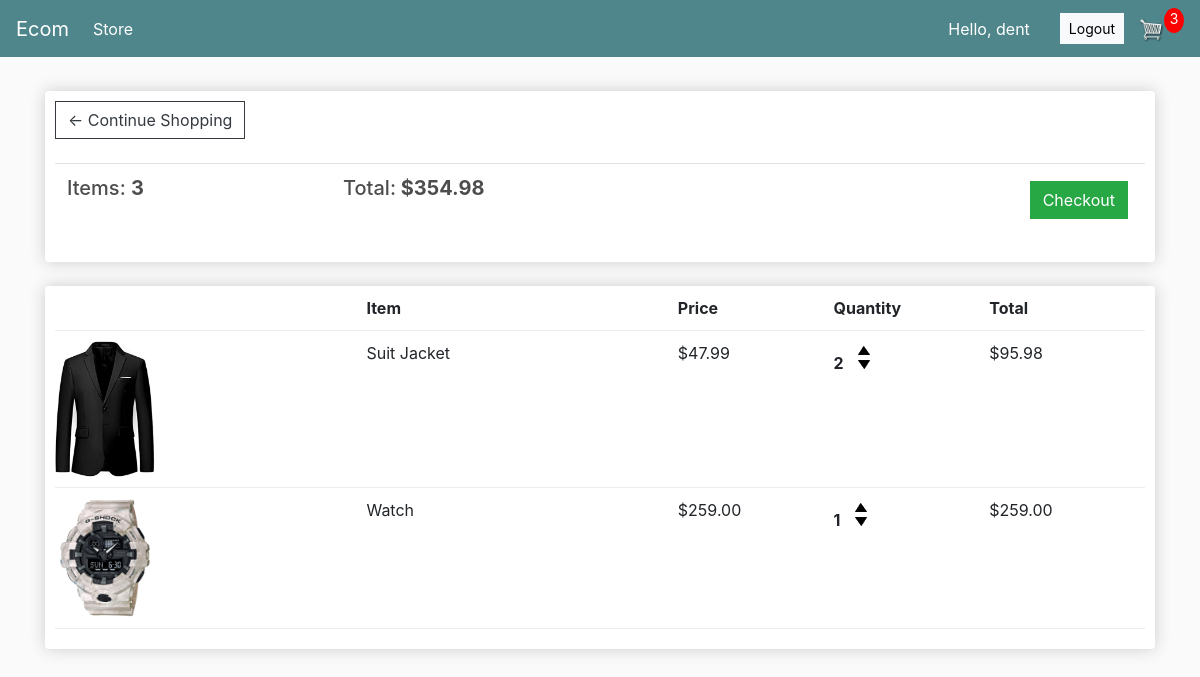
/cart/ (signed in), run on an earlier commit of the app's database.
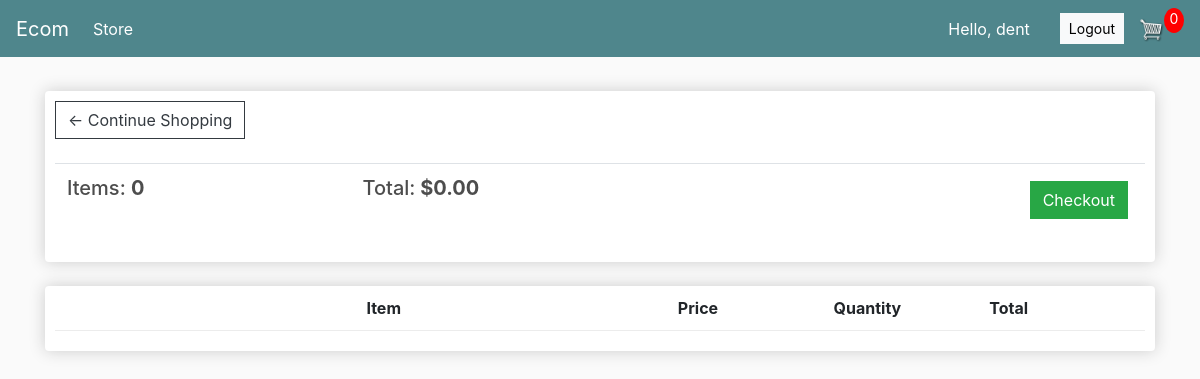
And on a later commit of the database.
### store/models.py (models this page shows, shortened)
class Order(models.Model):
    customer = models.ForeignKey(
        Customer, on_delete=models.SET_NULL, null=True, blank=True)
    date_ordered = models.DateTimeField(auto_now_add=True)
    complete = models.BooleanField(default=False, null=True, blank=False)
    transaction_id = models.CharField(max_length=100, null=True)
    def __str__(self):
        return str(self.id)
    @property
    def get_cart_total(self):
        orderitems = self.orderitem_set.all()
        total = sum([item.get_total for item in orderitems])
        return total
    @property
    def get_cart_items(self):
        orderitems = self.orderitem_set.all()
        total = sum([item.quantity for item in orderitems])
        return total

class OrderItem(models.Model):
    product = models.ForeignKey(Product, on_delete=models.SET_NULL, null=True)
    order = models.ForeignKey(Order, on_delete=models.SET_NULL, null=True)
    quantity = models.IntegerField(default=0, null=True, blank=True)
    date_added = models.DateTimeField(auto_now_add=True)
    @property
    def get_total(self):
        total = self.product.price * self.quantity
        return total

class Product(models.Model):
    name = models.CharField(max_length=200, null=True)
    price = models.DecimalField(max_digits=7, decimal_places=2)
    digital = models.BooleanField(default=False, null=True, blank=True)
    image = models.ImageField(null=True, blank=True)
    @property
    def imageURL(self):
        try:
            url = self.image.url
        except:
            url = ''
        return url

### store/views.py (the view)
# urls.py: path('cart/', views.cart, name='cart'),
def cart(request):
    data = cartData(request)
    cartItems = data['cartItems']
    order = data['order']
    items = data['items']
    context = {
        'items': items,
        'order': order,
        'cartItems': cartItems
    }
    print(context)
    return render(request, 'store/cart.html', context)

### store/utils.py (called while the page is built)
def cartData(request):
    if request.user.is_authenticated:
        customer = request.user.customer
        order, created = Order.objects.get_or_create(
            customer=customer, complete=False)
        items = order.orderitem_set.all()
        cartItems = order.get_cart_items
    else:
        cookieData = cookieCart(request)
        cartItems = cookieData['cartItems']
        order = cookieData['order']
        items = cookieData['items']
    return {'cartItems': cartItems, 'order': order, 'items': items}

### store/templates/store/cart.html
{% extends 'store/main.html' %}
{% load static %}
{% block content %}
<div class="row">
	<div class="col-lg-12">
		<div class="box-element">
			<a class="btn btn-outline-dark" href="{% url 'store' %}">&#x2190; Continue Shopping</a>
			<br>
			<br>
			<table class="table">
				<tr>
					<th>
						<h5>Items: <strong>{{order.get_cart_items}}</strong></h5>
					</th>
					<th>
						<h5>Total:<strong> ${{order.get_cart_total|floatformat:2}}</strong></h5>
					</th>
					<th>
						<a style="float:right; margin:5px;" class="btn btn-success"
							href="{% url 'checkout' %}">Checkout</a>
					</th>
				</tr>
			</table>
		</div>
		<br>
		<div class="box-element">
			<div class="cart-row">
				<div style="flex:2"></div>
				<div style="flex:2"><strong>Item</strong></div>
				<div style="flex:1"><strong>Price</strong></div>
				<div style="flex:1"><strong>Quantity</strong></div>
				<div style="flex:1"><strong>Total</strong></div>
			</div>
			{% for item in items %}
			<div class="cart-row">
				<div style="flex:2"><img class="row-image" src="{{ item.product.imageURL }}"></div>
				<div style="flex:2">
					<p>{{item.product.name}}</p>
				</div>
				<div style="flex:1">
					<p>${{item.product.price|floatformat:2}}</p>
				</div>
				<div style="flex:1">
					<p class="quantity">{{item.quantity}}</p>
					<div class="quantity">
						<img data-product="{{item.product.id}}" data-action="add" class="chg-quantity update-cart" src="{% static  'images/arrow-up.png' %}">
						<img data-product="{{item.product.id}}" data-action="remove" class="chg-quantity update-cart" src="{% static  'images/arrow-down.png' %}">
					</div>
				</div>
				<div style="flex:1">
					<p>${{item.get_total|floatformat:2}}</p>
				</div>
			</div>
			{% endfor %}
		</div>
	</div>
</div>
{% endblock content %}

### store/templates/store/main.html (shortened to what this page needs)
<!DOCTYPE html>
{% load static %}
<html>
<head>
	<link rel="stylesheet" href="https://stackpath.bootstrapcdn.com/bootstrap/4.4.1/css/bootstrap.min.css"
>
	<link rel="stylesheet" type="text/css" href="{% static 'css/main.css' %}">
</head>
<body>
	<nav class="navbar navbar-expand-lg navbar-dark bg-dark">
		<a class="navbar-brand" href="{% url 'store' %}">Ecom</a>
		<div class="collapse navbar-collapse" id="navbarSupportedContent">
			<ul class="navbar-nav mr-auto">
				<li class="nav-item active">
					<a class="nav-link" href="{% url 'store' %}">Store <span class="sr-only">(current)</span></a>
				</li>
			</ul>
			<div class="form-inline my-2 my-lg-0">
				{% if request.user.is_authenticated %}
				<span style="margin-right: 30px; color: white;">Hello, {{request.user}}</span>
				<span><a class="btn btn-sm btn-light" style="color: black;" href="{% url 'logout' %}">Logout</a></span>
				{% else %}
				<a href="{% url 'login' %}" class="btn btn-warning">Login</a>
				{% endif %}
				<a href="{% url 'cart' %}">
					<img id="cart-icon" src="{% static 'images/cart.png' %}">
				</a>
				<p id="cart-total">{{cartItems}}</p>
			</div>
		</div>
	</nav>
	<div class="container">
		<br>
		{% block content %}
		{% endblock content %}
	</div>
</body>
</html>

What changed in the data, as far as the page shows it:
no longer on this page (row edited): Order: get_cart_items "3", get_cart_total "354.98"
removed OrderItem: product.imageURL (picture), product.name "Suit Jacket", product.price "47.99", quantity "2", get_total "95.98"
removed OrderItem: product.imageURL (picture), product.name "Watch", product.price "259.00", quantity "1", get_total "259.00"
added Order: get_cart_items "0", get_cart_total "0.00"
Also different on the page:
{{ cartItems }}: "3" → "0"
